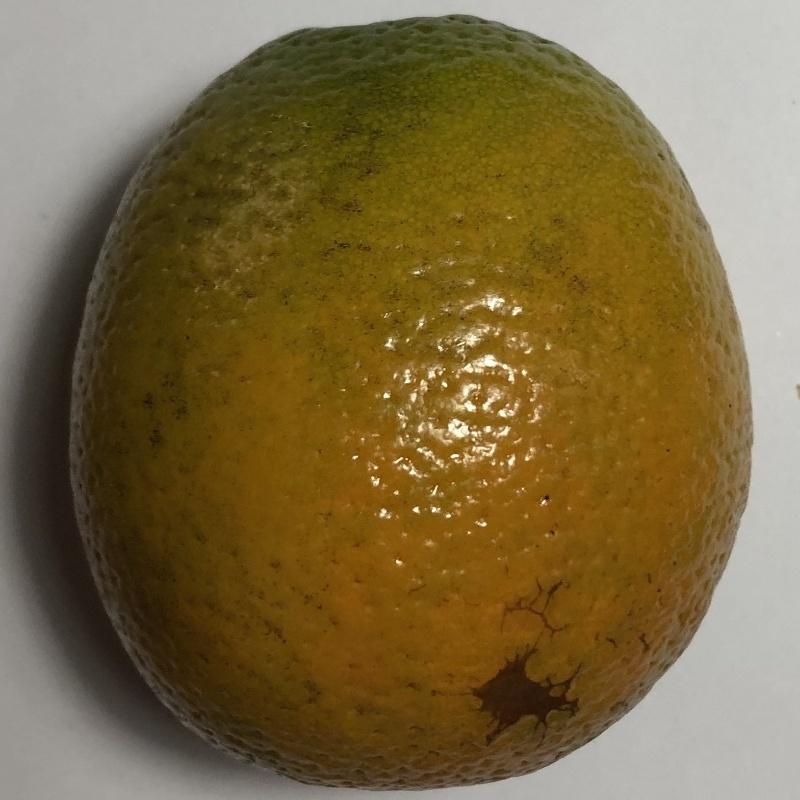
#> input picture examples/orange_blackspot_example.jpg, 800 x 800 px; its folder holds only this picture in this run
$ python -i features.py   (imports and definitions only)   (older library calls are emulated)
#> lines starting #> are read from the running program, lines starting #| are printed output that depends on the picture; after the words box and inside, x2 and y2 are one past the last pixel; in counts of white or black regions, pixels touching at a corner belong together
#> further down, picture is the input picture: shape (800, 800, 3); mean B, G, R 64.4, 104.3, 122.8
"""Color and texture features used by the SVM model."""
import cv2
import numpy as np
from skimage.feature import local_binary_pattern

from .data import read_image


def features_from_bgr(image):
    """Convert one image into 157 numerical features."""
    image = cv2.resize(image, (160, 160), interpolation=cv2.INTER_AREA)

    # Most training photos have one orange near the middle of the picture.
    # Using the middle oval reduces (but does not remove) the background.
    mask = np.zeros((160, 160), dtype=np.uint8)
    cv2.ellipse(mask, (80, 80), (66, 72), 0, 0, 360, 255, -1)
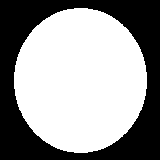
#> mask: shape (160, 160); 59.1% white; 1 black region, box (x1, y1, x2, y2) and area: (0, 0, 160, 160) 10475

    features = []

    # HSV represents hue/saturation, and LAB represents color differences.
    for color_code in [cv2.COLOR_BGR2HSV, cv2.COLOR_BGR2LAB]:
        converted = cv2.cvtColor(image, color_code)
        for channel in range(3):
            histogram = cv2.calcHist([converted], [channel], mask, [24], [0, 256])
            histogram = histogram.flatten()
            histogram = histogram / (histogram.sum() + 1e-8)
            features.extend(histogram)
#> after the loop, features = 144 values, max 0.682 at index 1, min 0 at index 0, mean 0.0417

    # Local Binary Patterns: simple measurement of peel texture.
    gray = cv2.cvtColor(image, cv2.COLOR_BGR2GRAY)
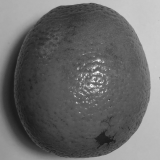
#> gray: shape (160, 160); min 26, max 250, mean 105.3
    lbp = local_binary_pattern(gray, P=8, R=1, method="uniform")
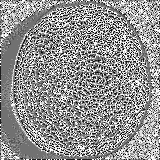
#> lbp: shape (160, 160) float64; min 0, max 9, mean 5.14; drawn with min black and max white
    lbp_hist, _ = np.histogram(lbp[mask > 0], bins=np.arange(0, 11), range=(0, 10))
#> lbp_hist = [1077, 1242, 932, 1401, 1752, 1696, 1408, 1434, 1677, 2506]
    lbp_hist = lbp_hist.astype(np.float32)
    lbp_hist = lbp_hist / (lbp_hist.sum() + 1e-8)
#> lbp_hist = [0.0712, 0.0821, 0.0616, 0.0926, 0.116, 0.112, 0.0931, 0.0948, 0.111, 0.166]
    features.extend(lbp_hist)

    # Three extra image statistics: brightness, contrast and sharpness.
    middle = gray[mask > 0].astype(np.float32)
#> middle = 15125 values, max 250 at index 6517, min 26 at index 12657, mean 80.06
    features.append(middle.mean() / 255.0)
    features.append(middle.std() / 255.0)
    features.append(cv2.Laplacian(gray, cv2.CV_64F).var() / 1000.0)

    return np.array(features, dtype=np.float32)


def features_from_path(image_path):
    return features_from_bgr(read_image(image_path))

>>> import cv2
>>> picture = cv2.imread('../examples/orange_blackspot_example.jpg')
>>> result = features_from_bgr(picture)
#> result = 157 values, max 0.682 at index 1, min 0 at index 0, mean 0.0504
